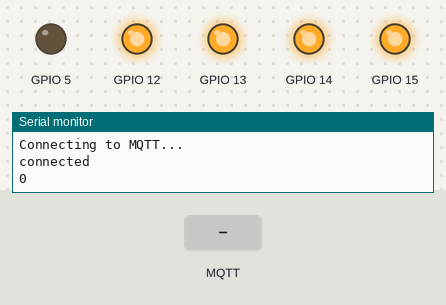
A sketch run on a simulated ESP8266 (NodeMCU). Shown: output pins drawn as LEDs (lit = HIGH), the last lines printed to the serial monitor. Inputs (shaded band) come from the test bench. WiFi joins after 1.5 s; servers stay silent unless stated; no MQTT or app messages arrive unless stated.

Above: at 3.7 s.
3.8 s: MQTT message "ON" arrives on the first subscribed topic
At 4.6 s:
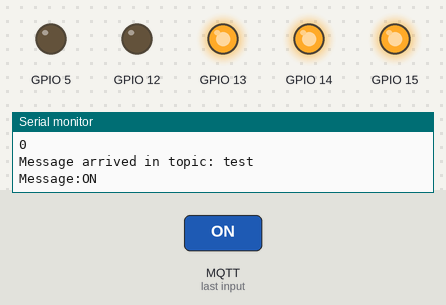
6.8 s: MQTT message "LO" arrives on the first subscribed topic
At 8.0 s:
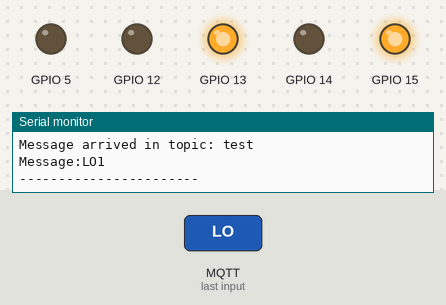
8.3 s: MQTT message "OFF" arrives on the first subscribed topic
At 10.8 s:
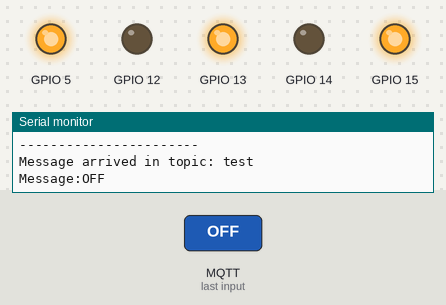
11.3 s: MQTT message "DOFF" arrives on the first subscribed topic
At 12.8 s:
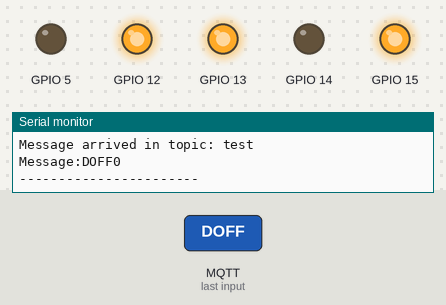
Timing chart, 0 to 13.8 s (numbered marks = the images above; inputs shaded):
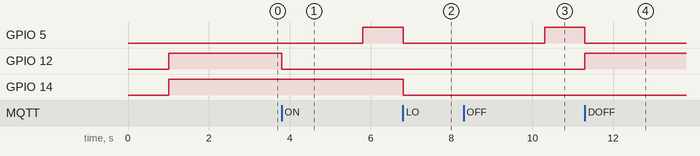

Measured:
- after the input at 3.8 s, GPIO 5: LOW → HIGH after 2.0 s; GPIO 12: HIGH → LOW at once
- after the input at 6.8 s, GPIO 14: HIGH → LOW at once
- after the input at 8.3 s, GPIO 5: LOW → HIGH after 2.0 s
- after the input at 11.3 s, GPIO 12: LOW → HIGH at once

The sketch:

mqttc.ino
```cpp
#include <ESP8266WiFi.h>
#include <PubSubClient.h>

#define LED 2

//Enter your wifi credentials
const char* ssid = "MY PlayFi";
const char* password =  "MYPlayFi";
 bool PCS=false;
//Enter your mqtt server configurations
const char* mqttServer = "soldier.cloudmqtt.com";    //Enter Your mqttServer address
const int mqttPort = 17816;       //Port number
const char* mqttUser = "bwjmonhj"; //User
const char* mqttPassword = "fKKY2bpfZiZ2"; //Password
int period = 120000;
unsigned long time_now = 0;
WiFiClient espClient;
PubSubClient client(espClient);
int light=0;

int Status=-1;
void setup() {
  delay(1000);
 Serial.begin(115200);
  WiFi.begin(ssid, password);
  setPins();
  while (WiFi.status() != WL_CONNECTED) {
    delay(500);
    Serial.println("Connecting to WiFi..");
  }
  Serial.print("Connected to WiFi :");
  Serial.println(WiFi.SSID());


  client.setServer(mqttServer, mqttPort);
  client.setCallback(MQTTcallback);

  while (!client.connected()) {
    Serial.println("Connecting to MQTT...");

    connectMQTT();
  }


}
void setPins()
{
  pinMode(12,OUTPUT);
  pinMode(13,OUTPUT);
  pinMode(14,OUTPUT);
  pinMode(15,OUTPUT);
  digitalWrite(12,HIGH);
  digitalWrite(13,HIGH);
  digitalWrite(14,HIGH);
  digitalWrite(15,HIGH);
  pinMode(5,OUTPUT);
}
void connectMQTT()
{
  if (client.connect("ESP8266", mqttUser, mqttPassword ))
  {

      Serial.println("connected");
      String msg="PlayOT Online";
    char msgc[msg.length()];
    msg.toCharArray(msgc,msg.length()+1);
    client.subscribe("test");

    client.publish("test",msgc);
    }
    else {

      Serial.print("failed with state ");
      Serial.println(client.state());  //If you get state 5: mismatch in configuration
      delay(2000);

    }
    Serial.println(PCS);
}
void MQTTcallback(char* topic, byte* payload, unsigned int length)
{
  Serial.print("Message arrived in topic: ");
  Serial.println(topic);
  Serial.print("Message:");
  String message;
  for (int i = 0; i < length; i++)
  {
    message = message + (char)payload[i];  //Conver *byte to String
  }
  Serial.print(message);
  if(message=="PlayPC Online")
  {
    Status=true;      PCS=true;
  }
  else if(message=="PCOFF")
  {
    Status=false;
  }
  else if(message=="ON")
  {
    digitalWrite(12,LOW);
    delay(2000);
    Serial.println(PCS);
    if(PCS==false)
    {
      PCS=true;
      digitalWrite(5,HIGH);
      delay(1000);
      digitalWrite(5,LOW);
    }
  }
  else if(message=="OFF")
  {
    time_now=0;
    if(PCS==true)
    {
           PCS=false;
      delay(2000);
      digitalWrite(5,HIGH);
      delay(1000);
      digitalWrite(5,LOW);
    }
      time_now = millis();
  }
  else  if(message=="LO")
  {
    if(light==0)
    {
      light =1;
      digitalWrite(14,LOW);
    }
    else
    {
      light=0;
      digitalWrite(14,HIGH);
    }
  }
  else if(message=="LF")
  {

  }
  else if(message=="PON")
  {
    digitalWrite(12,LOW);
  }
  else if(message=="DOFF"&&Status<1)
  {
    PCS=false;
    digitalWrite(12,HIGH);
  }
  else if(message == "SPOFF")
  {
    PCS=true;
  }
    Serial.println(PCS);
  Serial.println();
  Serial.println("-----------------------");
}

void loop() {
  while (WiFi.status() != WL_CONNECTED) {
    Serial.println(WiFi.reconnect());
    delay(5000);
  }

  if (!client.connected()){Serial.println("Dis");connectMQTT();}
  else client.loop();
  while (Serial.available() > 0)
  {
    String msg=Serial.readString();
    char msgc[msg.length()];
    msg.toCharArray(msgc,msg.length()+1);

  client.publish("test",msgc);
  }
  if(Status<1&&PCS==false&&millis() > time_now + period){
        time_now = millis();
        digitalWrite(12,HIGH);
        Serial.println("Hello");
    }
  }
```
